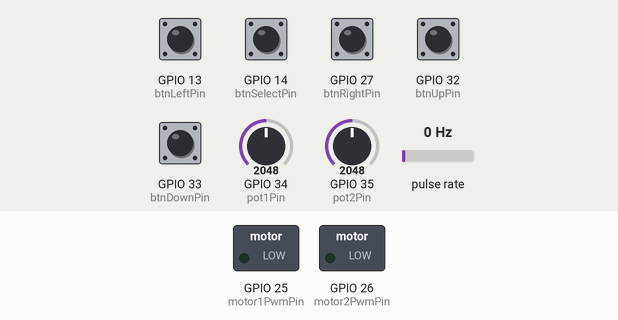
A sketch run on a simulated ESP32. Shown: switched loads named in the sketch (green lamp = pin HIGH). Wiring (inferred from the names in the program): pulse sensor: data GPIO 4. Inputs (shaded band) come from the test bench; at power-on: GPIO 13 (btnLeftPin), GPIO 14 (btnSelectPin), GPIO 27 (btnRightPin), GPIO 32 (btnUpPin), GPIO 33 (btnDownPin) HIGH, GPIO 34 (pot1Pin) = 2048, GPIO 35 (pot2Pin) = 2048, pulse rate 0 Hz. What the sketch prints to the serial monitor is not drawn.

Above: at 1.7 s.
1.8 s: GPIO 14 (btnSelectPin) pulled LOW for 0.15 s
At 2.6 s:
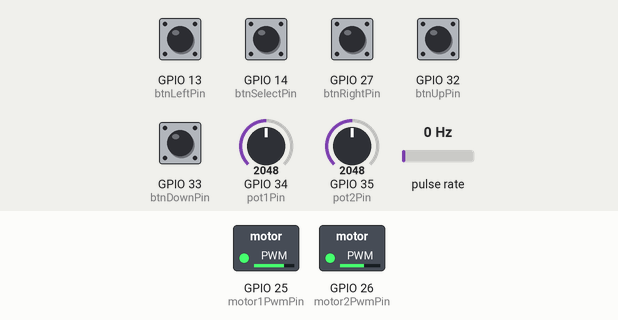
4.9 s: GPIO 13 (btnLeftPin) pulled LOW for 0.15 s
At 7.4 s:
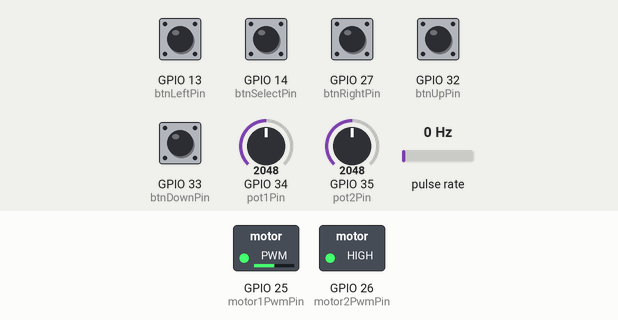
8.0 s: GPIO 27 (btnRightPin) pulled LOW for 0.15 s
At 9.2 s:
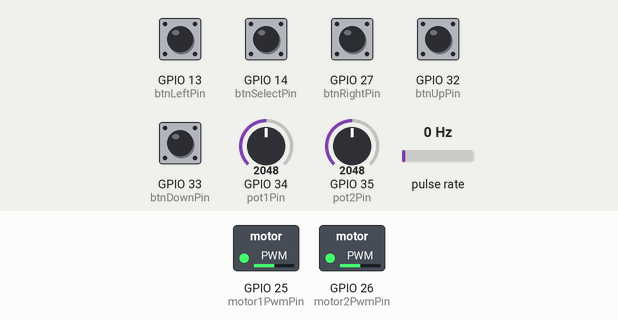
9.6 s: GPIO 34 (pot1Pin) set to 1960
At 10.6 s:
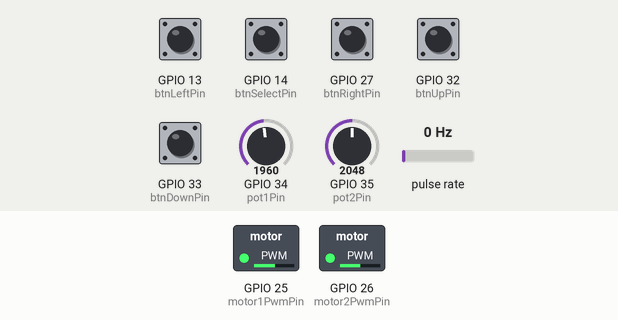
11.1 s: GPIO 35 (pot2Pin) set to 3603
At 11.7 s:
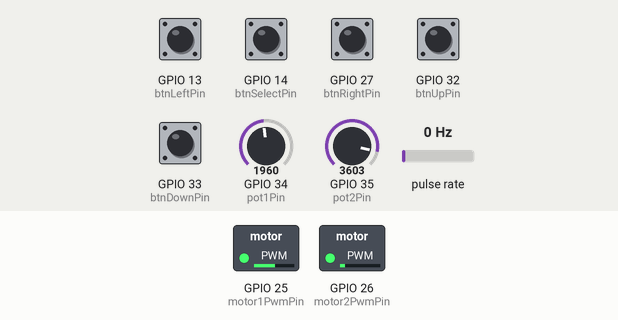
12.6 s: GPIO 13 (btnLeftPin) pulled LOW for 1 s
At 14.3 s:
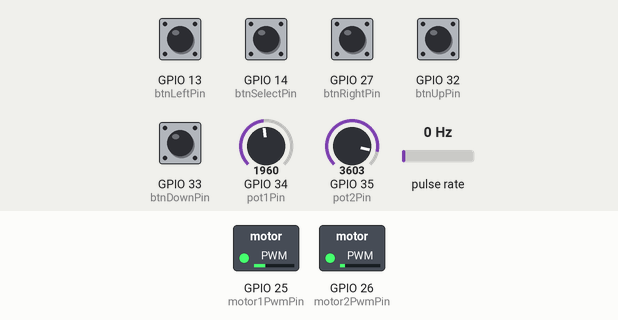
Timing chart, 0 to 15.8 s (numbered marks = the images above; inputs shaded):
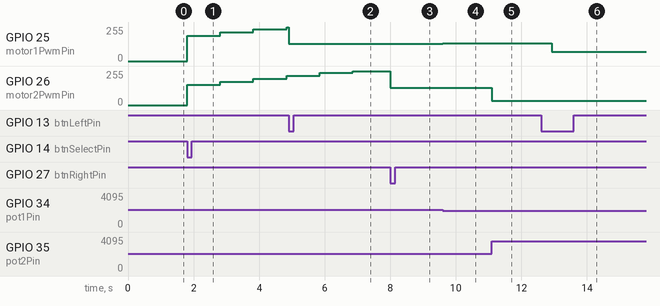

The sketch:

spool2spool-esp32-debug.ino
```cpp
/*
  Dual motor control, ESP32 (30-pin devkit) — DEBUG COPY, no LCD
  Copy of software/spool2spool-esp32/spool2spool-esp32.ino with every bit of LCD output
  redirected to Serial instead, so the motor/button/angle-serial logic can be tested and
  developed while waiting on a replacement I2C LCD backpack (the original one turned out
  to be dead — see the I2C scan in the main sketch). Once a working LCD is back, keep
  developing on the main sketch, not this one — this file is not meant to be kept in sync
  long-term, just to unblock bench testing right now.

  - Motor 2 has the only encoder/hall sensor: closed loop constant speed control, target
    set live as a speed in m/min (converted to RPM via the spool diameter). Pot 2 sets this
    target speed continuously in auto mode, and drives the PWM directly (open loop) in
    manual mode -- same knob, same feel, different meaning depending on mode.
  - Motor 1 has no encoder of its own, so its baseline PWM continuously tracks motor 2's
    PWM (keeping both motors nominally speed-matched), fine-tuned by a small proportional
    correction based on the arm angle -- received over Serial2 from the Wemos D1 mini
    angle-sensor node (software/WemosAngleSensor — AS5600 next to the arm pivot) -- holding
    that angle at a live-adjustable target. The angle term is deliberately a small trim on
    top of the motor-2-tracking baseline, not the primary driver: the angle reading is
    noisy/unreliable right at startup, so a bad first reading can only nudge motor 1 a
    little, never throw it far from motor 2's PWM.
  - Buttons: LEFT/RIGHT toggle manual/auto mode per motor. SELECT starts the system, then
    (once started) cycles what UP/DOWN adjusts: spool diameter, then motor 1's target angle.
  - Both motor outputs stay at zero after power up until SELECT is pressed once
  - Everything that would've gone to the LCD (boot banner, start prompt, diameter changes,
    live speed/angle/mode) now goes to Serial instead

  Wiring (30-pin ESP32 devkit):
  - Serial2 RX -> GPIO16, from the Wemos D1 mini's TX (one-way link — this board's TX/GPIO17
    is unused, the Wemos never listens)
  - motor1PwmPin -> GPIO25 (motor 1 driver RPWM)
  - motor2PwmPin -> GPIO26 (motor 2 driver RPWM)
  - encoderPin    -> GPIO4  (hall sensor / encoder, interrupt capable — any GPIO works on ESP32)
  - pot1Pin -> GPIO34, pot2Pin -> GPIO35 (ADC1-only pins — avoids ADC2/WiFi conflicts)
  - buttons -> GPIO13 (LEFT), GPIO27 (RIGHT), GPIO32 (UP), GPIO33 (DOWN), GPIO14 (SELECT),
    each wired to GND through a pushbutton, using the internal pull-up (no external resistors)
  - No LCD, no I2C wiring needed for this debug copy at all

  Requires arduino-esp32 core 3.x — that's what gives analogWrite() direct PWM support here,
  same call signature as the original AVR code. Older cores need ledcWrite() instead.
*/

// ---- Motor pins ----
const int motor1PwmPin = 25;  // motor 1, no encoder -- tracks motor 2's PWM, fine-tuned by arm angle
const int motor2PwmPin = 26;  // motor 2, closed loop RPM control (this motor has the encoder)

// ---- Encoder / hall pulse pin (motor 2 speed feedback -- the only encoder in this system) ----
const int encoderPin = 4;     // interrupt capable — any GPIO works on ESP32
volatile unsigned long pulseCount = 0;          // lifetime count, diagnostics only
volatile unsigned long lastPulseMicros = 0;     // micros() at the most recent pulse
volatile unsigned long pulsePeriodMicros = 0;   // time between the last two pulses
// no pulse for this long -> treat as stopped rather than let the RPM estimate decay forever
const unsigned long stalledTimeoutMicros = 10000000UL;  // 10s, ~2x the slowest expected pulse interval
unsigned long lastCalcTime = 0;
float currentRPM = 0;
float currentLinearSpeed = 0;  // m/min, derived from the smoothed RPM and spoolDiameterMM, for display only

// ---- Speed display smoothing ----
// currentRPM (used by the P-controller below) stays raw/unfiltered on purpose, so this only
// smooths what's shown on the display/serial, it doesn't change motor control response.
const int speedAvgSamples = 5;  // ~5 seconds of smoothing at the once-per-second update rate
float speedAvgBuffer[speedAvgSamples] = {0};
int speedAvgIndex = 0;
int speedAvgCount = 0;  // samples recorded so far, caps at speedAvgSamples

// ---- Potentiometers ----
const int pot1Pin = 34;  // motor 1 manual speed (ADC1-only pin)
const int pot2Pin = 35;  // motor 2: manual PWM in manual mode, target speed setpoint in
                          // auto mode -- same knob, different meaning (ADC1-only pin)

// ---- Buttons (discrete GPIOs, internal pull-up, pressed = LOW) ----
const int btnLeftPin   = 13;
const int btnRightPin  = 27;
const int btnUpPin     = 32;
const int btnDownPin   = 33;
const int btnSelectPin = 14;

// ---- Start interlock, both motor outputs stay at zero until SELECT is pressed once ----
bool started = false;

// ---- Mode state, true = manual, false = automatic ----
bool manualMode1 = false;
bool manualMode2 = false;

// ---- Motor 2 closed loop speed control -- target set live from pot2 in auto mode (see
// loop()), converted to RPM below using the spool diameter ----
float targetSpeedMPM = 5.0;             // m/min, set from pot2 every loop while in auto mode
const float speedMinMPM = 0.0;
const float speedMaxMPM = 10.0;
int motor2PWM = 0;                      // starting point, self adjusts -- overwritten in setup()
                                         // from pot2's actual reading, not a hardcoded guess
const float Kp = 3.0;                   // raised from 0.5 -- that crawled toward setpoint over
                                         // ~20s for a full-range error; some overshoot is fine,
                                         // keep raising if still slow, lower if it starts hunting

// ---- Motor 1's angle range -- adjust to match your arm's real min/max angle in degrees ----
const float angleMin = 0.0;
const float angleMax = 350.0;

// ---- Motor 1 tracks motor 2's PWM (no encoder of its own), fine-tuned by arm angle ----
float targetAngleDeg = 90.0;            // placeholder, adjust for your setup -- live-adjustable
const float angleStepDeg = 0.1;
const float KpAngle = 1.0;              // deliberately modest -- this is a fine trim, not the primary driver
const int angleTrimLimitPWM = 40;       // caps how far the angle trim can push motor 1 away from
                                         // motor 2's PWM, so a noisy/garbage angle reading (e.g.
                                         // before the Wemos's first line ever arrives) can't swing it far
int motor1PWM = 0;  // overwritten in setup() from pot1's actual reading, not a hardcoded guess

// ---- Spool, for converting RPM <-> line speed (motor 2's target and the display) ----
// UP/DOWN adjust this live, e.g. to match whatever spool is currently loaded
// NOTE: this does not persist across power cycles, resets to the placeholder below on reset
float spoolDiameterMM = 20.0;  // placeholder, adjust for the real spool on the bench
const float spoolDiameterStepMM = 1.0;
const float spoolDiameterMinMM = 5.0;
const float spoolDiameterMaxMM = 300.0;

// ---- cycles which of the 2 values above UP/DOWN currently adjusts -- SELECT advances this
// once the system has started (before that, SELECT starts it instead). Motor 2's target
// speed isn't in this cycle -- pot2 sets that continuously in auto mode instead. ----
int adjustTarget = 0;  // 0 = spool diameter, 1 = motor 1 target angle

// ---- Arm angle, received from the Wemos D1 mini angle-sensor node over Serial2 ----
// The Wemos only sends a new line when the angle has moved more than 1 degree (see
// software/WemosAngleSensor), not on a fixed schedule — this just holds the last value
// received until the next line comes in.
float armAngle = 0.0;
String angleLineBuffer = "";

// ---- Button reading ----
// same return codes as the original shield version (0=right,1=up,2=down,3=left,4=select,
// -1=none), so the rest of the button-handling logic below didn't need to change at all
int readLCDButton() {
  if (digitalRead(btnSelectPin) == LOW) return 4;
  if (digitalRead(btnLeftPin)   == LOW) return 3;
  if (digitalRead(btnDownPin)   == LOW) return 2;
  if (digitalRead(btnUpPin)     == LOW) return 1;
  if (digitalRead(btnRightPin)  == LOW) return 0;
  return -1;
}
int lastButton = -1;

void countPulse() {
  unsigned long now = micros();
  pulsePeriodMicros = now - lastPulseMicros;
  lastPulseMicros = now;
  pulseCount++;
}

// non-blocking: drains whatever's waiting on Serial2 and updates armAngle once a full
// line has arrived. Never waits for more data, so this can't stall the main loop.
void updateArmAngleFromSerial() {
  while (Serial2.available() > 0) {
    char c = Serial2.read();
    if (c == '\n') {
      if (angleLineBuffer.length() > 0) {
        armAngle = angleLineBuffer.toFloat();
      }
      angleLineBuffer = "";
    } else if (c != '\r') {
      angleLineBuffer += c;
    }
  }
}

void setup() {
  Serial.begin(115200);  // matches the ESP32's default ROM bootloader baud -- set the Serial
                          // Monitor to 115200 too, or these prints come out as garbage
  delay(500);  // gives the USB serial monitor time to connect before the first prints
  Serial.println("=== spool2spool-esp32-debug booting (LCD output redirected to Serial) ===");
  Serial.println("EMI Twente");

  Serial2.begin(9600, SERIAL_8N1, 16, 17);  // RX from the Wemos; TX (GPIO17) is unused
  Serial.println("Serial2 (Wemos angle link) initialized");

  pinMode(btnLeftPin, INPUT_PULLUP);
  pinMode(btnRightPin, INPUT_PULLUP);
  pinMode(btnUpPin, INPUT_PULLUP);
  pinMode(btnDownPin, INPUT_PULLUP);
  pinMode(btnSelectPin, INPUT_PULLUP);
  Serial.println("Button pins configured (INPUT_PULLUP) -- note: with no button wired to a "
                  "pin, it just reads HIGH/not-pressed forever, that's expected");

  pinMode(encoderPin, INPUT_PULLUP);
  attachInterrupt(digitalPinToInterrupt(encoderPin), countPulse, FALLING);

  pinMode(motor1PwmPin, OUTPUT);
  pinMode(motor2PwmPin, OUTPUT);
  analogWrite(motor1PwmPin, 0);
  analogWrite(motor2PwmPin, 0);

  // seed the auto-mode PID starting points from wherever the pots actually are right now,
  // instead of a hardcoded guess -- same inverted mapping as manual mode uses
  motor1PWM = map(analogRead(pot1Pin), 0, 4095, 255, 0);
  motor2PWM = map(analogRead(pot2Pin), 0, 4095, 255, 0);

  lastCalcTime = millis();
  Serial.println("=== setup() complete, entering loop() ===");
}

unsigned long lastWaitingDebug = 0;

void loop() {
  updateArmAngleFromSerial();  // non-blocking; keeps armAngle fresh whenever the Wemos sends

  // ---- both outputs stay at zero until SELECT has been pressed once ----
  if (!started) {
    int startBtn = readLCDButton();
    if (startBtn == 4) {  // SELECT
      started = true;
      lastButton = startBtn;
      Serial.println("SELECT pressed -- started");
    } else {
      analogWrite(motor1PwmPin, 0);
      analogWrite(motor2PwmPin, 0);
      if (millis() - lastWaitingDebug > 2000) {
        Serial.println("Press SELECT to start (waiting on GPIO14 pulled LOW) -- if buttons "
                        "aren't wired yet, this is expected and will just sit here");
        lastWaitingDebug = millis();
      }
      return;  // skip mode/angle/motor logic entirely until started
    }
  }

  // ---- read buttons, act on new press only ----
  int btn = readLCDButton();
  if (btn != -1 && btn != lastButton) {
    if (btn == 3) {  // LEFT toggles motor 1 mode
      manualMode1 = !manualMode1;
      Serial.print("Mode1 -> ");
      Serial.println(manualMode1 ? "MANUAL" : "AUTO");
    }
    if (btn == 0) {  // RIGHT toggles motor 2 mode
      manualMode2 = !manualMode2;
      Serial.print("Mode2 -> ");
      Serial.println(manualMode2 ? "MANUAL" : "AUTO");
    }
    if (btn == 4) {  // SELECT (after start): cycle which value UP/DOWN adjusts
      adjustTarget = (adjustTarget + 1) % 2;
      const char *names[] = {"spool diameter", "motor1 target angle"};
      Serial.print("UP/DOWN now adjusts: ");
      Serial.println(names[adjustTarget]);
    }

    if (btn == 1) {  // UP
      if (adjustTarget == 0) {
        spoolDiameterMM = min(spoolDiameterMM + spoolDiameterStepMM, spoolDiameterMaxMM);
        Serial.print("Spool diameter -> ");
        Serial.print(spoolDiameterMM, 0);
        Serial.println("mm");
      } else {
        targetAngleDeg = min(targetAngleDeg + angleStepDeg, angleMax);
        Serial.print("Motor1 target angle -> ");
        Serial.print(targetAngleDeg, 1);
        Serial.println("deg");
      }
    }
    if (btn == 2) {  // DOWN
      if (adjustTarget == 0) {
        spoolDiameterMM = max(spoolDiameterMM - spoolDiameterStepMM, spoolDiameterMinMM);
        Serial.print("Spool diameter -> ");
        Serial.print(spoolDiameterMM, 0);
        Serial.println("mm");
      } else {
        targetAngleDeg = max(targetAngleDeg - angleStepDeg, angleMin);
        Serial.print("Motor1 target angle -> ");
        Serial.print(targetAngleDeg, 1);
        Serial.println("deg");
      }
    }
  }
  lastButton = btn;

  // ---- motor 2: manual pot drives PWM directly, auto pot sets the target speed instead ----
  int potVal2 = analogRead(pot2Pin);
  if (manualMode2) {
    motor2PWM = map(potVal2, 0, 4095, 255, 0);  // inverted: potVal 0 = full, 4095 = stop. ESP32 ADC is 12-bit (0-4095), not 10-bit like AVR
    analogWrite(motor2PwmPin, motor2PWM);
  } else {
    // same inverted feel as manual mode: 0 = max target speed, 4095 = stop
    targetSpeedMPM = speedMaxMPM - (speedMaxMPM - speedMinMPM) * (potVal2 / 4095.0);
  }

  // ---- motor 1: manual pot override (auto = tracks motor 2's PWM + arm-angle trim, below) ----
  if (manualMode1) {
    int potVal1 = analogRead(pot1Pin);
    motor1PWM = map(potVal1, 0, 4095, 255, 0);  // inverted: potVal 0 = full, 4095 = stop. ESP32 ADC is 12-bit (0-4095), not 10-bit like AVR
    analogWrite(motor1PwmPin, motor1PWM);
  }

  if (millis() - lastCalcTime >= 1000) {
    noInterrupts();
    unsigned long period = pulsePeriodMicros;
    unsigned long lastPulse = lastPulseMicros;
    interrupts();

    unsigned long sinceLastPulse = micros() - lastPulse;

    if (lastPulse == 0 || sinceLastPulse > stalledTimeoutMicros) {
      // no pulse yet, or it's been way longer than a normal interval -> genuinely stopped
      currentRPM = 0;
    } else {
      // use whichever is longer: the last measured interval, or how long it's been since
      // that pulse — so the estimate keeps easing down every second if the shaft is
      // slowing, instead of freezing at the last (higher) reading until the next pulse
      unsigned long effectivePeriod = max(period, sinceLastPulse);
      currentRPM = 60000000.0 / effectivePeriod;  // change multiplier if more than 1 pulse per rev
    }

    // moving average over the last speedAvgSamples RPM readings, smooths the displayed
    // speed so it eases toward 0 instead of snapping there the instant pulses stop
    speedAvgBuffer[speedAvgIndex] = currentRPM;
    speedAvgIndex = (speedAvgIndex + 1) % speedAvgSamples;
    if (speedAvgCount < speedAvgSamples) speedAvgCount++;

    float rpmSum = 0;
    for (int i = 0; i < speedAvgCount; i++) rpmSum += speedAvgBuffer[i];
    float avgRPM = rpmSum / speedAvgCount;

    currentLinearSpeed = avgRPM * PI * (spoolDiameterMM / 1000.0);  // m/min, smoothed

    // ---- motor 2: closed loop, target speed converted to RPM via the spool diameter ----
    if (!manualMode2) {
      float targetRPM = targetSpeedMPM / (PI * (spoolDiameterMM / 1000.0));
      float error = targetRPM - currentRPM;
      motor2PWM += (int)(Kp * error / 10);
      motor2PWM = constrain(motor2PWM, 0, 255);
      analogWrite(motor2PwmPin, motor2PWM);
    }

    // ---- motor 1: no encoder -- track motor 2's PWM, trimmed by arm angle error ----
    if (!manualMode1) {
      if (motor2PWM == 0) {
        // motor 2 stopped (e.g. 0 m/min setpoint) -> motor 1 stops too, angle trim doesn't
        // apply here: a positive trim on top of 0 would otherwise still spin motor 1
        motor1PWM = 0;
      } else {
        float clampedAngle = constrain(armAngle, angleMin, angleMax);
        float angleError = targetAngleDeg - clampedAngle;
        int trim = constrain((int)(KpAngle * angleError), -angleTrimLimitPWM, angleTrimLimitPWM);
        motor1PWM = constrain(motor2PWM + trim, 0, 255);
      }
      analogWrite(motor1PwmPin, motor1PWM);
    }

    Serial.print("RPM: ");
    Serial.print(currentRPM);
    Serial.print(" | Speed(m/min): ");
    Serial.print(currentLinearSpeed);
    Serial.print(" | TargetSpeed(m/min): ");
    Serial.print(targetSpeedMPM);
    Serial.print(" | Motor2 PWM: ");
    Serial.print(motor2PWM);
    Serial.print(" | Mode2: ");
    Serial.print(manualMode2 ? "MAN" : "AUTO");
    Serial.print(" | Angle: ");
    Serial.print(armAngle);
    Serial.print(" | TargetAngle: ");
    Serial.print(targetAngleDeg);
    Serial.print(" | Motor1 PWM: ");
    Serial.print(motor1PWM);
    Serial.print(" | Mode1: ");
    Serial.print(manualMode1 ? "MAN" : "AUTO");
    Serial.print(" | Potval1: ");
    Serial.print(analogRead(pot1Pin));
    Serial.print(" | Potval2: ");
    Serial.println(analogRead(pot2Pin));

    lastCalcTime = millis();
  }
}
```

Measured:
- after the input at 1.8 s, GPIO 25 (motor1PwmPin): 0/255 → 191/255 at once, → 214/255 1.0 s later, → 237/255 1.0 s later, → 255/255 1.0 s later; GPIO 26 (motor2PwmPin): 0/255 → 151/255 at once, → 174/255 1.0 s later, → 197/255 1.0 s later, → 220/255 1.0 s later
- after the input at 4.9 s, GPIO 25 (motor1PwmPin): 255/255 → 128/255 at once
- after the input at 8.0 s, GPIO 26 (motor2PwmPin): 255/255 → 128/255 at once
- after the input at 9.6 s, GPIO 25 (motor1PwmPin): 128/255 → 133/255 at once
- after the input at 11.1 s, GPIO 26 (motor2PwmPin): 128/255 → 31/255 at once
- after the input at 12.6 s, GPIO 25 (motor1PwmPin): 133/255 → 71/255 after 0.32 s
